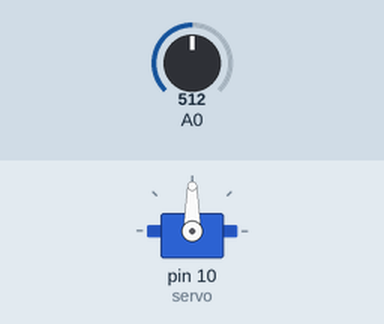
This sketch was run on a simulated Arduino Uno, built with avr-gcc and run on an emulated ATmega328P. Shown: servo. Inputs (shaded band) come from the test bench; at power-on: A0 = 512. What the sketch prints to the serial monitor is not drawn.

Above: at 1.2 s.
1.3 s: A0 set to 716
At 1.7 s:
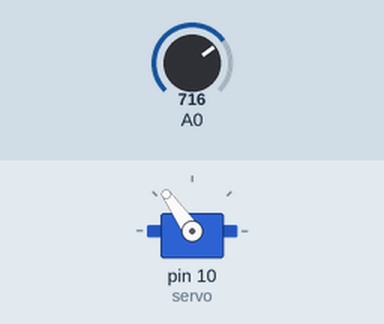
2.8 s: A0 set to 900
At 4.0 s:
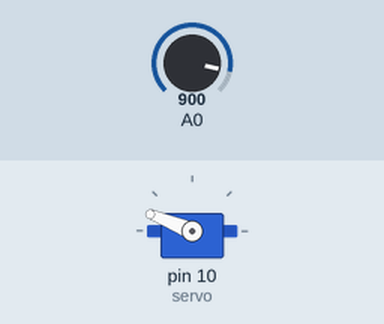
4.3 s: A0 set to 1023
At 5.2 s:
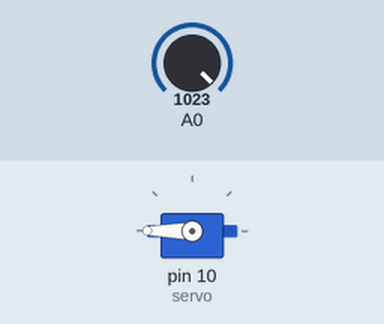
5.8 s: A0 set to 306
At 6.5 s:
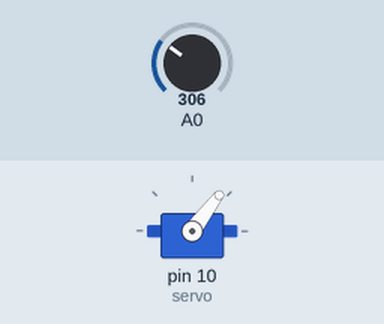
7.3 s: A0 set to 122
At 8.5 s:
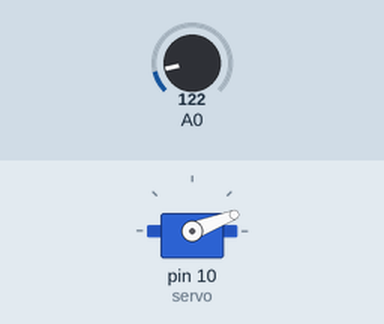
8.8 s: A0 set to 0
At 9.7 s:
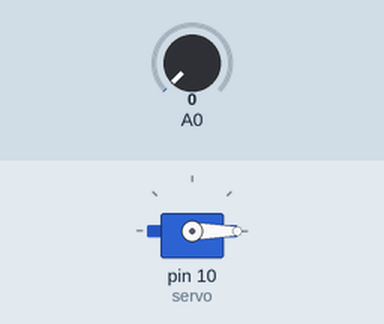
Timing chart, 0 to 11.3 s (numbered marks = the images above; inputs shaded):
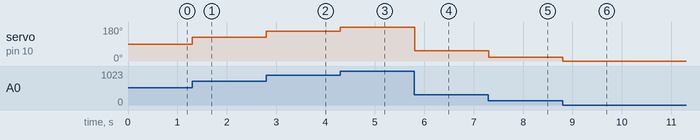

Measured:
- after the input at 1.3 s, servo on pin 10 (servo): 90° → 125° at once
- after the input at 2.8 s, servo on pin 10 (servo): 125° → 158° at once
- after the input at 4.3 s, servo on pin 10 (servo): 158° → 180° at once
- after the input at 5.8 s, servo on pin 10 (servo): 180° → 53° at once
- after the input at 7.3 s, servo on pin 10 (servo): 53° → 21° at once
- after the input at 8.8 s, servo on pin 10 (servo): 21° → 0° at once

The sketch:

Joystick_Servo_Controller.ino
```cpp
#include <Servo.h>

Servo servo;
int x_axis;
int servo_val;

void setup() {
  Serial.begin(9600);
  pinMode(A0, INPUT);
  servo.attach(10);  // attaches the servo on pin 9 to the servo object
}

void loop() {
  x_axis = analogRead(A0);
  servo_val = map(x_axis, 0, 1023, 0, 180);
  servo.write(servo_val);
  Serial.println(servo_val);
}
```
